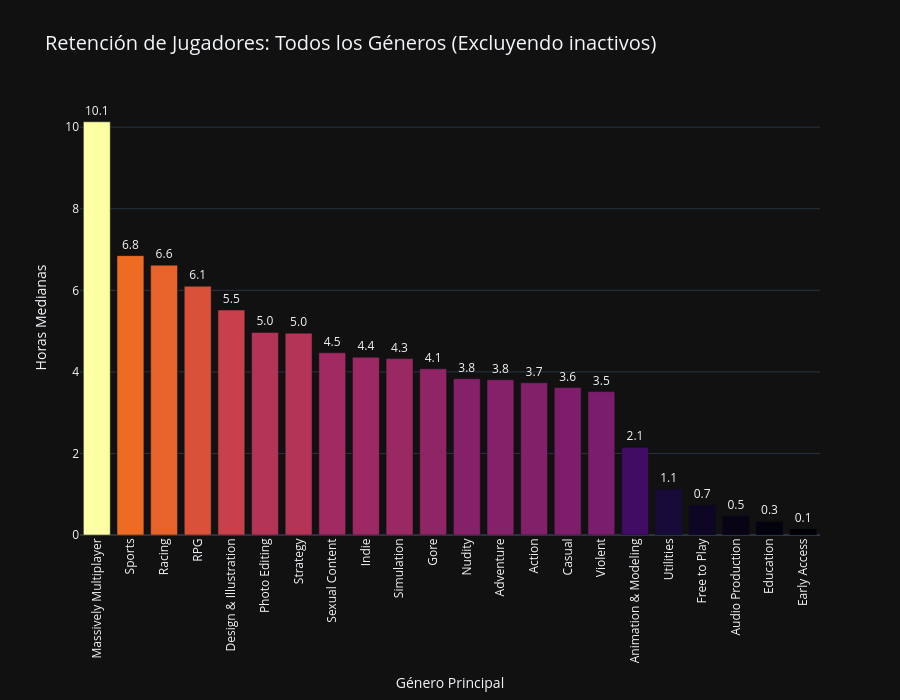

The code cell stored with this chart in its notebook:
### Code cell
# Filtro y extracción
df_played = df[df['median_playtime_hours'] > 0].copy()
df_played['primary_genre'] = df_played['genres'].apply(lambda x: str(x).replace(',', ';').split(';')[0].strip())

all_genres = df_played.groupby('primary_genre', as_index=False).agg(
    median_playtime=('median_playtime_hours', 'median')
).sort_values('median_playtime', ascending=False)

fig5 = px.bar(all_genres, x='primary_genre', y='median_playtime', color='median_playtime',
              color_continuous_scale='Inferno', template="plotly_dark", text_auto='.1f',
              title="Retención de Jugadores: Todos los Géneros (Excluyendo inactivos)",
              labels={'primary_genre': 'Género Principal', 'median_playtime': 'Horas Medianas'})

fig5.update_traces(textposition='outside')
fig5.update_layout(title_font_size=20, xaxis_tickangle=-90, coloraxis_showscale=False, height=700)

print("""
GRÁFICO 5: Retención por Géneros (Barras)
- Qué es: Medición estática de retención de todos los géneros disponibles.
- Qué se ve: Horas de juego medianas excluyendo títulos con 0 horas.
- Elementos: Eje X (Género), Eje Y (Horas), Etiquetas numéricas rotadas.
""")

fig5.show()

### Figure 1 — Plotly figure (JSON) as saved in the notebook; plotly's stock layout.template omitted (floating-point values rounded to 4 significant figures)
{"data": [{"hovertemplate": "Género Principal=%{x}<br>Horas Medianas=%{marker.color}<extra></extra>", "legendgroup": "", "marker": {"color": [10.13, 6.85, 6.617, 6.1, 5.517, 4.967, 4.95, 4.467, 4.358, 4.325, 4.075, 3.833, 3.808, 3.733, 3.617, 3.517, 2.15, 1.125, 0.7333, 0.475, 0.3333, 0.15], "coloraxis": "coloraxis", "pattern": {"shape": ""}}, "name": "", "orientation": "v", "showlegend": false, "textposition": "outside", "texttemplate": "%{y:.1f}", "type": "bar", "x": ["Massively Multiplayer", "Sports", "Racing", "RPG", "Design & Illustration", "Photo Editing", "Strategy", "Sexual Content", "Indie", "Simulation", "Gore", "Nudity", "Adventure", "Action", "Casual", "Violent", "Animation & Modeling", "Utilities", "Free to Play", "Audio Production", "Education", "Early Access"], "xaxis": "x", "y": [10.13, 6.85, 6.617, 6.1, 5.517, 4.967, 4.95, 4.467, 4.358, 4.325, 4.075, 3.833, 3.808, 3.733, 3.617, 3.517, 2.15, 1.125, 0.7333, 0.475, 0.3333, 0.15], "yaxis": "y"}], "layout": {"barmode": "relative", "coloraxis": {"colorbar": {"title": {"text": "Horas Medianas"}}, "colorscale": [[0, "#000004"], [0.1111, "#1b0c41"], [0.2222, "#4a0c6b"], [0.3333, "#781c6d"], [0.4444, "#a52c60"], [0.5556, "#cf4446"], [0.6667, "#ed6925"], [0.7778, "#fb9b06"], [0.8889, "#f7d13d"], [1, "#fcffa4"]], "showscale": false}, "height": 700, "legend": {"tracegroupgap": 0}, "title": {"font": {"size": 20}, "text": "Retención de Jugadores: Todos los Géneros (Excluyendo inactivos)"}, "xaxis": {"anchor": "y", "domain": [0, 1], "tickangle": -90, "title": {"text": "Género Principal"}}, "yaxis": {"anchor": "x", "domain": [0, 1], "title": {"text": "Horas Medianas"}}}}
